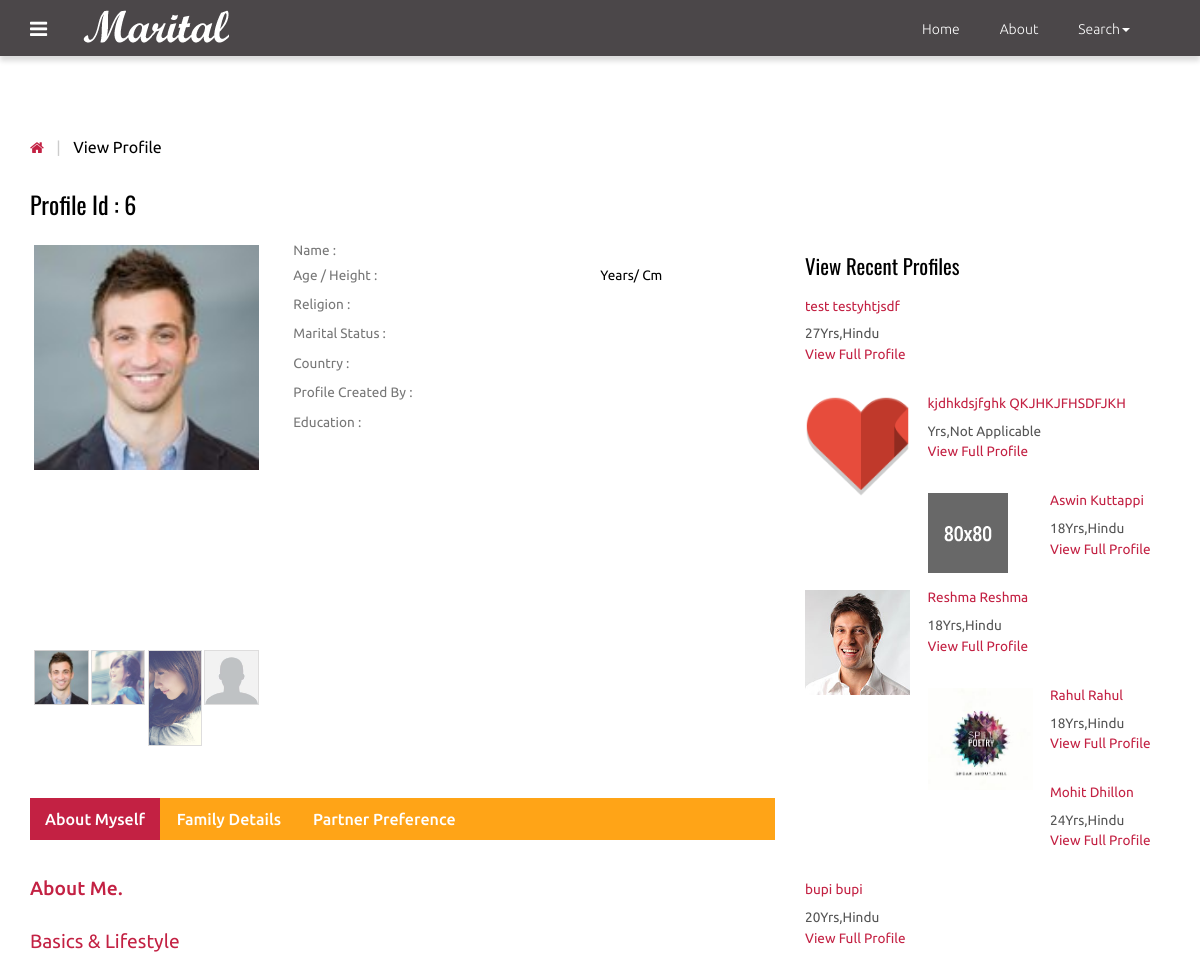
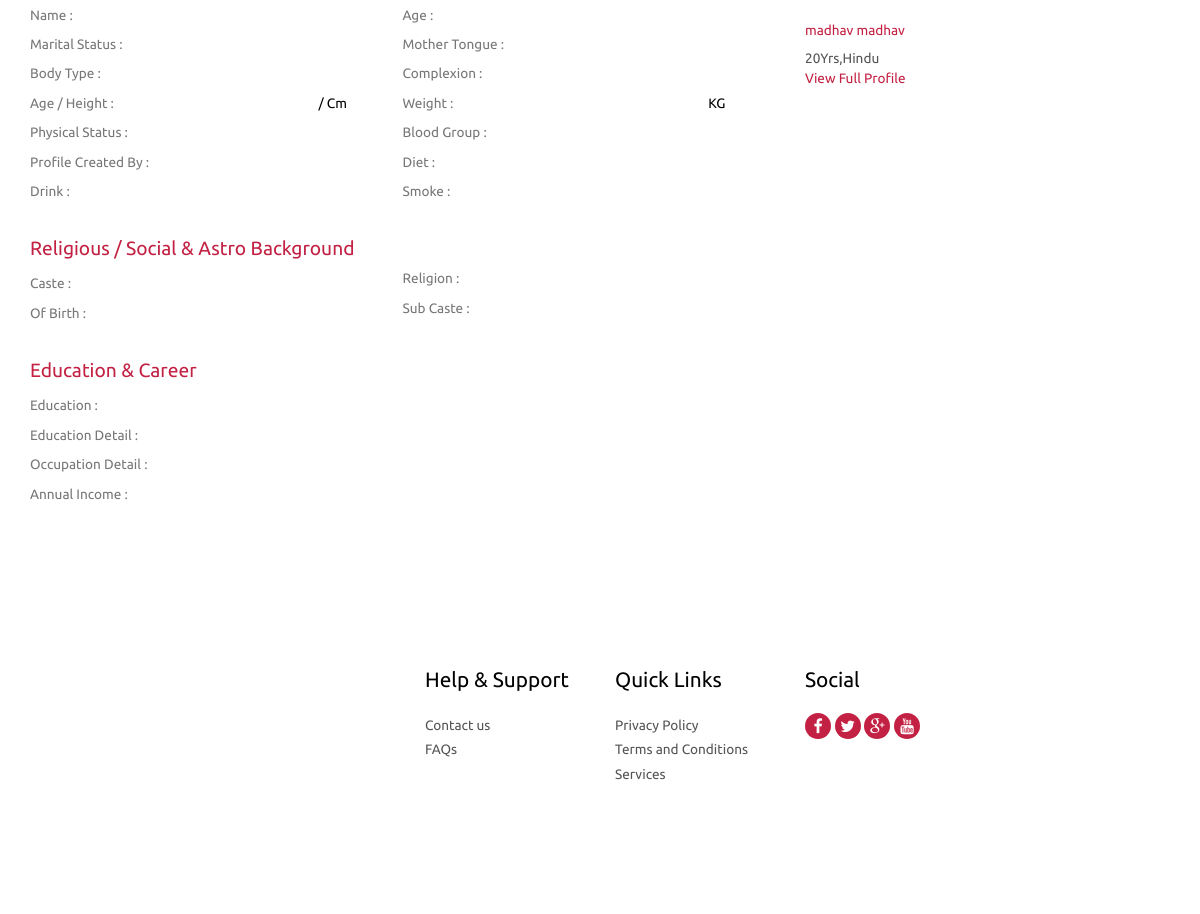
/view_profile.php?id=6 (signed in), run on the app's committed database (2 pictures, top to bottom).
### tables this page shows
CREATE TABLE `photos` (
  `id` int(10) NOT NULL AUTO_INCREMENT,
  `cust_id` int(10) NOT NULL,
  `pic1` varchar(25) NOT NULL,
  `pic2` varchar(40) NOT NULL,
  `pic3` varchar(40) NOT NULL,
  `pic4` varchar(40) NOT NULL,
  PRIMARY KEY (`id`),
  UNIQUE KEY `cust_id` (`cust_id`)
);

CREATE TABLE `customer` (
  `id` int(10) NOT NULL AUTO_INCREMENT,
  `cust_id` int(5) NOT NULL,
  `email` varchar(60) NOT NULL,
  `age` varchar(10) NOT NULL,
  `height` int(10) NOT NULL,
  `sex` varchar(6) NOT NULL,
  `religion` varchar(20) NOT NULL,
  `caste` varchar(20) NOT NULL,
  `subcaste` varchar(20) NOT NULL,
  `district` varchar(20) NOT NULL,
  `state` varchar(20) NOT NULL,
  `country` varchar(10) NOT NULL,
  `maritalstatus` varchar(20) NOT NULL,
  `profilecreatedby` varchar(20) NOT NULL,
  `education` text NOT NULL,
  `education_sub` text NOT NULL,
  `firstname` text NOT NULL,
  `lastname` text NOT NULL,
  `body_type` text NOT NULL,
  `physical_status` text NOT NULL,
  `drink` varchar(8) NOT NULL,
  `mothertounge` text NOT NULL,
  `colour` varchar(20) NOT NULL,
  `weight` int(5) NOT NULL,
  `blood_group` varchar(5) NOT NULL,
  `diet` varchar(8) NOT NULL,
  `smoke` varchar(8) NOT NULL,
  `dateofbirth` date NOT NULL,
  `occupation` text NOT NULL,
  `occupation_descr` text NOT NULL,
  `annual_income` varchar(20) NOT NULL,
  `fathers_occupation` varchar(20) NOT NULL,
  `mothers_occupation` varchar(20) NOT NULL,
  `no_bro` int(5) NOT NULL,
  `no_sis` int(5) NOT NULL,
  `aboutme` text NOT NULL,
  `profilecreationdate` date NOT NULL,
  PRIMARY KEY (`id`)
);

### functions.php (called while the page is built, shortened)
<?php
function mysqlexec($sql){
	$host="localhost";
	$username="root";
	$password="Aditi@2000";
	$db_name="moon";
$conn=mysqli_connect("$host", "$username", "$password")or die("cannot connect");
mysqli_select_db($conn,"$db_name")or die("cannot select DB");
if($result = mysqli_query($conn, $sql)){
	return $result;
}
else{
	echo mysqli_error($conn);
}
}
?>

### view_profile.php (the view, shortened to what this page needs)
<?php include_once("functions.php"); ?>
<?php
$id=$_GET['id'];
$profileid=$id;
$sql="SELECT * FROM customer WHERE cust_id = $id";
$result = mysqlexec($sql);
if($result){
$row=mysqli_fetch_assoc($result);
	$fname=$row['firstname'];
	$lname=$row['lastname'];
	$religion=$row['religion'];
	$country = $row['country'];
	$age=$row['age'];
	$maritalstatus=$row['maritalstatus'];
	$profileby=$row['profilecreatedby'];
	$education=$row['education'];
	$bodytype=$row['body_type'];
	$physicalstatus=$row['physical_status'];
	$drink=$row['drink'];
	$smoke=$row['smoke'];
	$mothertounge=$row['mothertounge'];
	$bloodgroup=$row['blood_group'];
	$weight=$row['weight'];
	$height=$row['height'];
	$colour=$row['colour'];
	$diet=$row['diet'];
	$pic1="";
$sql2="SELECT * FROM photos WHERE cust_id = $profileid";
$result2 = mysqlexec($sql2);
if($result2){
	$row2=mysqli_fetch_array($result2);
	$pic1=$row2['pic1'];
}
}else{
	echo "<script>alert(\"Invalid Profile ID\")</script>";
}
?>
<!DOCTYPE HTML>
<html>
<head>
<link href="css/bootstrap-3.1.1.min.css" rel='stylesheet' type='text/css' />
<link href="css/style.css" rel='stylesheet' type='text/css' />
<link href="css/font-awesome.css" rel="stylesheet">
</head>
<body>
 <?php include_once("includes/navigation.php");?>
<div class="grid_3">
  <div class="container">
   <div class="breadcrumb1">
     <ul>
        <a href="index.php"><i class="fa fa-home home_1"></i></a>
        <span class="divider">&nbsp;|&nbsp;</span>
        <li class="current-page">View Profile</li>
     </ul>
   </div>
   <div class="profile">
   	 <div class="col-md-8 profile_left">
   	 	<h2>Profile Id : <?php echo $profileid;?></h2>
   	 	<div class="col_3">
   	        <div class="col-sm-4 row_2">
				<div class="flexslider">
					 <ul class="slides">
						<li data-thumb="profile/<?php echo $profileid;?>/<?php echo $pic1;?>">
							<img src="profile/<?php echo $profileid;?>/<?php echo $pic1;?>" />
						</li>
					 </ul>
				  </div>
			</div>
			<div class="col-sm-8 row_1">
				<table class="table_working_hours">
		        	<tbody>
		        		<tr class="opened_1">
							<td class="day_label">Name :</td>
							<td class="day_value"><?php echo $fname . " " .$lname; ?></td>
						</tr><tr class="opened_1">
							<td class="day_label">Age / Height :</td>
							<td class="day_value"><?php echo $age . " Years"; ?>/<?php echo $height . " Cm";?> </td>
						</tr>
					  	<tr class="opened">
							<td class="day_label">Religion :</td>
							<td class="day_value"><?php echo $religion;?></td>
						</tr>
					    <tr class="opened">
							<td class="day_label">Marital Status :</td>
							<td class="day_value"><?php echo $maritalstatus;?></td>
						</tr>
					    <tr class="opened">
							<td class="day_label">Country :</td>
							<td class="day_value"><?php echo $country;?></td>
						</tr>
					    <tr class="closed">
							<td class="day_label">Profile Created by :</td>
							<td class="day_value closed"><span><?php echo $profileby;?></span></td>
						</tr>
					    <tr class="closed">
							<td class="day_label">Education :</td>
							<td class="day_value closed"><span><?php echo $education;?></span></td>
						</tr>
				    </tbody>
				</table>
				</div>
			<div class="clearfix"> </div>
		</div>
		<div class="col_4">
		    <div class="bs-example bs-example-tabs" role="tabpanel" data-example-id="togglable-tabs">
			   <ul id="myTab" class="nav nav-tabs nav-tabs1" role="tablist">
				  <li role="presentation" class="active"><a href="#home" id="home-tab" role="tab" data-toggle="tab" aria-controls="home" aria-expanded="true">About Myself</a></li>
				  <li role="presentation"><a href="#profile" role="tab" id="profile-tab" data-toggle="tab" aria-controls="profile">Family Details</a></li>
				  <li role="presentation"><a href="#profile1" role="tab" id="profile-tab1" data-toggle="tab" aria-controls="profile1">Partner Preference</a></li>
			   </ul>
			   <div id="myTabContent" class="tab-content">
				  <div role="tabpanel" class="tab-pane fade in active" id="home" aria-labelledby="home-tab">
				    <div class="tab_box">
				    	<h1>About Me.</h1>
				    </div>
				    <div class="basic_1">
				    	<h3>Basics &amp; Lifestyle</h3>
				    	<div class="col-md-6 basic_1-left">
				    	  <table class="table_working_hours">
				        	<tbody>
				        		<tr class="opened_1">
									<td class="day_label">Name :</td>
									<td class="day_value"><?php echo $fname . " " .$lname; ?></td>
								</tr>
							    <tr class="opened">
									<td class="day_label">Marital Status :</td>
									<td class="day_value"><?php echo $maritalstatus;?></td>
								</tr>
							    <tr class="opened">
									<td class="day_label">Body Type :</td>
									<td class="day_value"><?php echo $bodytype;?></td>
								</tr>
							    <tr class="opened">
									<td class="day_label">Age / Height :</td>
									<td class="day_value"><?php echo $age; ?>/<?php echo $height;?> cm</td>
								</tr>
							    <tr class="opened">
									<td class="day_label">Physical Status :</td>
									<td class="day_value closed"><span><?php echo $physicalstatus;?></span></td>
								</tr>
							    <tr class="opened">
									<td class="day_label">Profile Created by :</td>
									<td class="day_value closed"><span><?php echo $profileby;?></span></td>
								</tr>
								<tr class="opened">
									<td class="day_label">Drink :</td>
									<td class="day_value closed"><span><?php echo $drink;?></span></td>
								</tr>
						    </tbody>
				          </table>
				         </div>
				         <div class="col-md-6 basic_1-left">
				          <table class="table_working_hours">
				        	<tbody>
				        		<tr class="opened_1">
									<td class="day_label">Age :</td>
									<td class="day_value"><?php echo $age;?></td>
								</tr>
							    <tr class="opened">
									<td class="day_label">Mother Tongue :</td>
									<td class="day_value"><?php echo $mothertounge;?></td>
								</tr>
							    <tr class="opened">
									<td class="day_label">Complexion :</td>
									<td class="day_value"><?php echo $colour;?></td>
								</tr>
							    <tr class="opened">
									<td class="day_label">Weight :</td>
									<td class="day_value"><?php echo $weight;?> KG</td>
								</tr>
							    <tr class="opened">
									<td class="day_label">Blood Group :</td>
									<td class="day_value"><?php echo $bloodgroup;?></td>
								</tr>
							    <tr class="closed">
									<td class="day_label">Diet :</td>
									<td class="day_value closed"><span><?php echo $diet;?></span></td>
								</tr>
							    <tr class="closed">
									<td class="day_label">Smoke :</td>
									<td class="day_value closed"><span><?php echo $smoke;?></span></td>
								</tr>
						    </tbody>
				        </table>
				        </div>
				        <div class="clearfix"> </div>
				    </div>
				    <div class="basic_1">
				    	<h3>Religious / Social & Astro Background</h3>
				    	<div class="col-md-6 basic_1-left">
				    	  <table class="table_working_hours">
				        	<tbody>
				        		<tr class="opened">
									<td class="day_label">Caste :</td>
								</tr>
							    <tr class="opened">
									<td class="day_label">
 of Birth :</td>
								</tr>
							</tbody>
				          </table>
				         </div>
				         <div class="col-md-6 basic_1-left">
				          <table class="table_working_hours">
				        	<tbody>
				        		<tr class="opened_1">
									<td class="day_label">Religion :</td>
								</tr>
							    <tr class="opened">
									<td class="day_label">Sub Caste :</td>
								</tr>
							</tbody>
				        </table>
				        </div>
				        <div class="clearfix"> </div>
				    </div>
				    <div class="basic_1 basic_2">
				    	<h3>Education & Career</h3>
				    	<div class="basic_1-left">
				    	  <table class="table_working_hours">
				        	<tbody>
				        		<tr class="opened">
									<td class="day_label">Education   :</td>
								</tr>
				        		<tr class="opened">
									<td class="day_label">Education Detail :</td>
								</tr>
							    <tr class="opened">
									<td class="day_label">Occupation Detail :</td>
								</tr>
							    <tr class="opened">
									<td class="day_label">Annual Income :</td>
								</tr>
							 </tbody>
				          </table>
				         </div>
				    </div>
				  </div>
		     </div>
		  </div>
	   </div>
   	 </div>
     <div class="col-md-4 profile_right">
        <div class="view_profile view_profile2">
        	<h3>View Recent Profiles</h3>
    <?php
     $sql="SELECT * FROM customer ORDER BY profilecreationdate ASC";
      $result=mysqlexec($sql);
      while($row=mysqli_fetch_assoc($result)){
            $profid=$row['cust_id'];
          $sql="SELECT * FROM photos WHERE cust_id=$profid";
          $result2=mysqlexec($sql);
          $photo=mysqli_fetch_assoc($result2);
          $pic=$photo['pic1'];
          echo "<ul class=\"profile_item\">";
            echo"<a href=\"view_profile.php?id={$profid}\">";
              echo "<li class=\"profile_item-img\"><img src=\"profile/". $profid."/".$pic ."\"" . "class=\"img-responsive\" alt=\"\"/></li>";
               echo "<li class=\"profile_item-desc\">";
                  echo "<h4>" . $row['firstname'] . " " . $row['lastname'] . "</h4>";
                  echo "<p>" . $row['age']. "Yrs," . $row['religion'] . "</p>";
                  echo "<h5>" . "View Full Profile" . "</h5>";
               echo "</li>";
      echo "</a>";
      echo "</ul>";
      }
     ?>
</div>
        </div>
    </div>
  </div>
</div>
<?php include_once("footer.php");?>
<link rel="stylesheet" href="css/flexslider.css" type="text/css" media="screen" />
</body>
</html>

### css/style.css (style rules this page uses)
h4, h5, h6, h1, h2, h3 { margin-top: 0; }
ul, ol { margin: 0; }
p { margin: 0; }
html, body { font-family: 'Ubuntu', sans-serif; font-size: 100%; background:#fff; }
body a { transition:0.5s all; -webkit-transition:0.5s all; -moz-transition:0.5s all; -o-transition:0.5s all; -ms-transition:0.5s all; }
.nav-tabs > li > a, .nav-tabs > li > a:hover, .nav-tabs > li > a:focus, .nav-tabs > li.active > a, .nav-tabs > li.active > a:hover, .nav-tabs > li.active > a:focus { border: none; border-radius: 0; }
.breadcrumb1 { margin-bottom:2em; }
.breadcrumb1 ul { padding:0; margin:0; list-style:none; }
.breadcrumb1 li { position: relative; margin-right: 10px; padding-right: 10px; display: inline-block; color:#000; font-size:1em; }
i.home_1 { color:#c32143; font-size:15px; }
span.divider { padding: 0 5px; color: #ccc; }
.col-md-8.profile_left { padding-left: 0; }
.col-sm-4.row_2 { padding-left: 0; }
.profile_left h2 { color:#000; font-size:1.5em; margin-bottom:1em; font-family: 'Oswald', sans-serif; }
table.table_working_hours { width: 100%; }
.table_working_hours tr { border: 0; }
td.day_label { color: #777; padding:5px 0; }
.table_working_hours tr { color: #000; font-size: 0.85em; text-transform: capitalize; }
.table_working_hours tr.opened_1 td { padding: 0 0 5px; }
.col_3 { margin-bottom:3em; }
.nav-tabs1 { display: inline-block; border-bottom: none; font-weight: 500; background-color:#ffa417; width: 100%; padding: 0; margin-bottom: 2em; }
.nav-tabs1>li.active>a, .nav-tabs1>li.active>a:focus, .nav-tabs1>li.active>a:hover { color: #fff; background-color:#c32143; border:none; }
.nav-tabs1>li { margin-bottom:0; }
a#profile-tab, a#home-tab, a#profile-tab1 { color: #fff; }
.grid_3 { padding:5em 0; }
.tab_box { margin-bottom: 2em; }
.tab_box h1 { color:#c32143; font-size:1.2em; }
.basic_1-left { padding-left:0; }
.basic_1 { margin-bottom: 2em; }
.basic_1 h3 { color: #c32143; font-size: 1.2em; }
.basic_2 { margin-bottom:0; }
ul.profile_item { padding:0; margin:0 0 1.5em 0; list-style:none; }
ul.profile_item li.profile_item-img { width:30%; float:left; margin-right: 5%; }
.view_profile h3 { font-size:1.3em; color:#000; margin-bottom: 1em; font-family: 'Oswald', sans-serif; }
ul.profile_item li.profile_item-desc h4, ul.profile_item li.profile_item-desc h5 { color:#c32143; font-size:0.85em; }
ul.profile_item li.profile_item-desc { overflow:hidden; }
ul.profile_item li.profile_item-desc p { color:#555; font-size:0.85em; line-height:1.5em; margin-bottom: 3px; }
.view_profile2 { margin:4em 0 0 0; }
ul { padding: 0; list-style: none; }
.headings h1, h2,h3,h4,h5,h6 { font-weight:400; }

### css/flexslider.css (style rules this page uses)
.slides, .slides > li, .flex-control-nav, .flex-direction-nav { margin: 0; padding: 0; list-style: none; }
.flexslider { margin: 0; padding: 0; }
.flexslider .slides > li { display: none; -webkit-backface-visibility: hidden; }
.flexslider .slides img { width: 100%; display: block; }
.flexslider .slides:after { content: "\0020"; display: block; clear: both; visibility: hidden; line-height: 0; height: 0; }
.flexslider { background: #ffffff; border: 4px solid #ffffff; position: relative; zoom: 1; }
.flexslider .slides { zoom: 1; }
.flexslider .slides img { height: auto; }

### data on the page
photos: pic1 (picture)
customer: firstname "test", lastname "testyhtjsdf", age "27", religion "Hindu"
customer: photos.pic1 (picture), firstname "kjdhkdsjfghk", lastname "QKJHKJFHSDFJKH", religion "Not Applicable"
customer: photos.pic1 (picture), firstname "Aswin", lastname "Kuttappi", age "18", religion "Hindu"
customer: photos.pic1 (picture), firstname "Reshma", lastname "Reshma", age "18", religion "Hindu"
customer: photos.pic1 (picture), firstname "Rahul", lastname "Rahul", age "18", religion "Hindu"
customer: firstname "Mohit", lastname "Dhillon", age "24", religion "Hindu"
customer: firstname "bupi", lastname "bupi", age "20", religion "Hindu"
customer: firstname "madhav", lastname "madhav", age "20", religion "Hindu"

### other printed values
$profileid "6"
